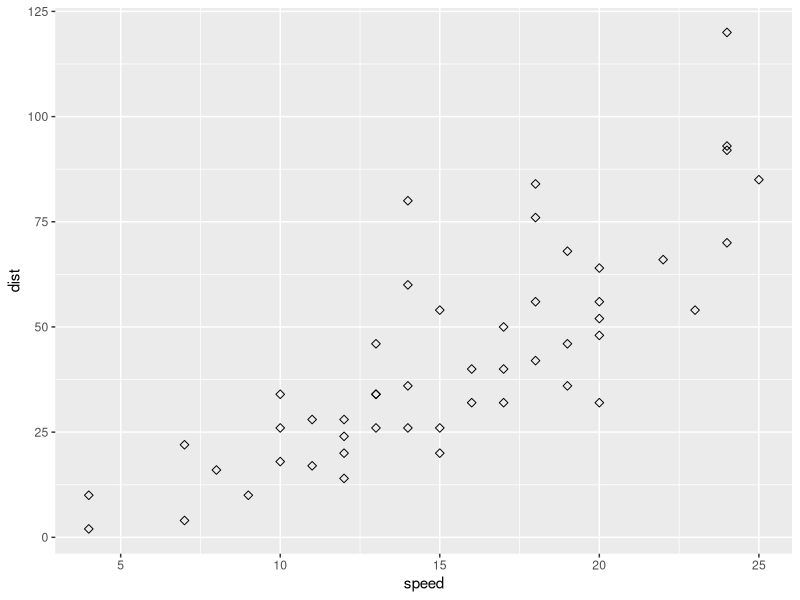
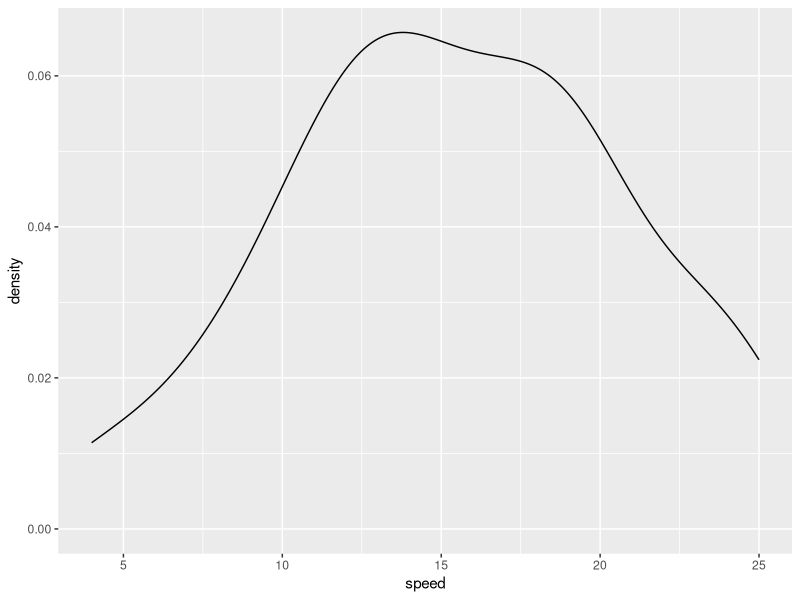
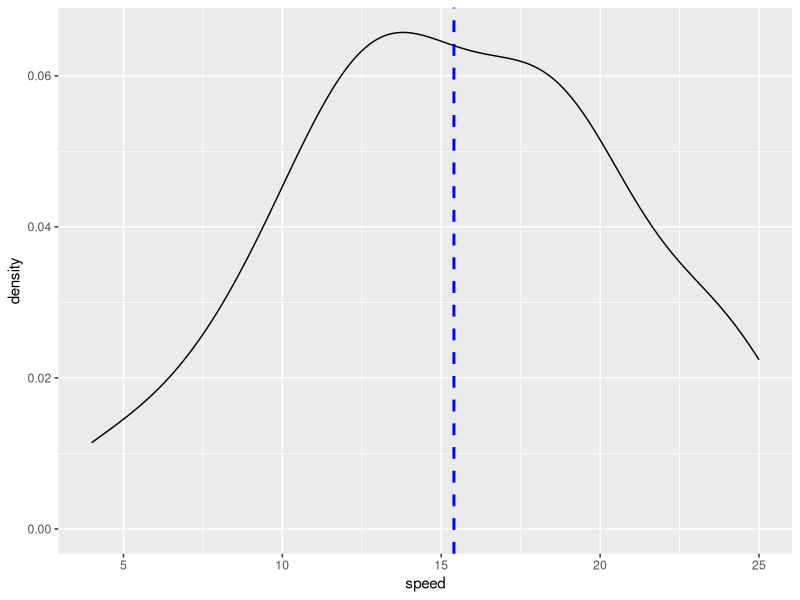
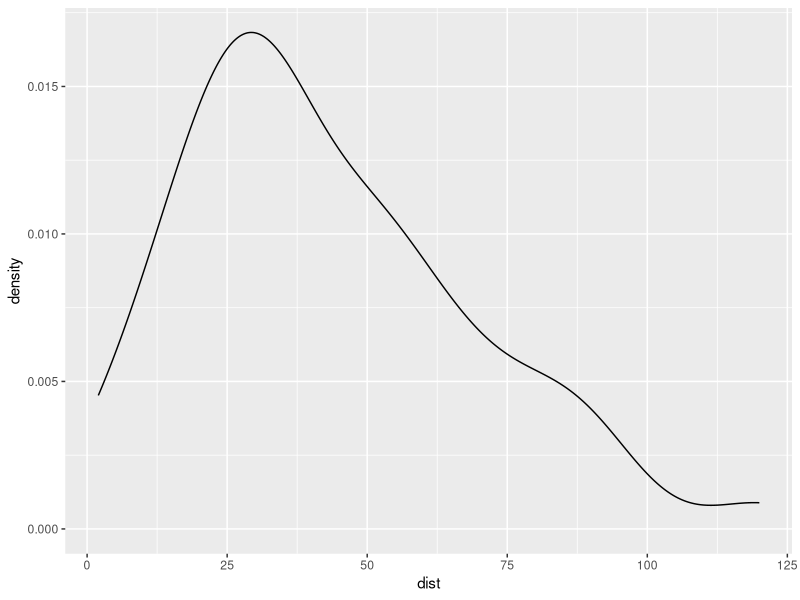
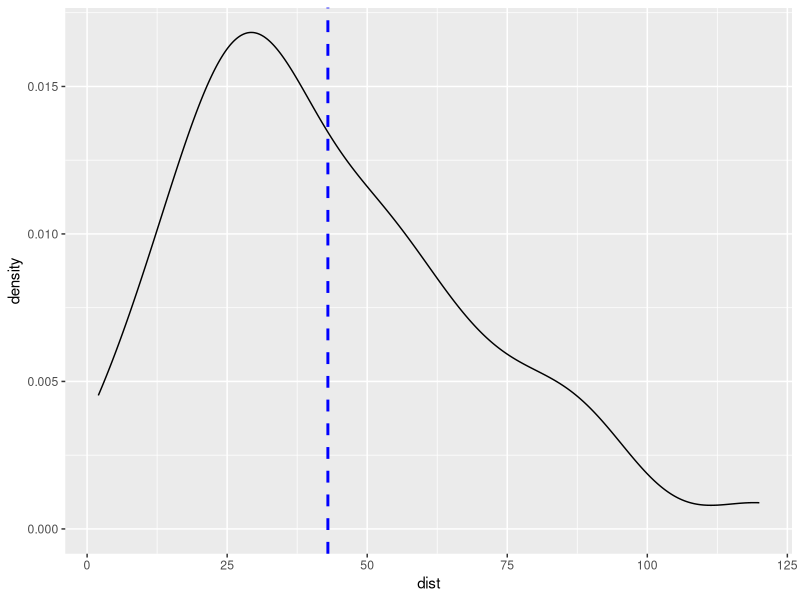
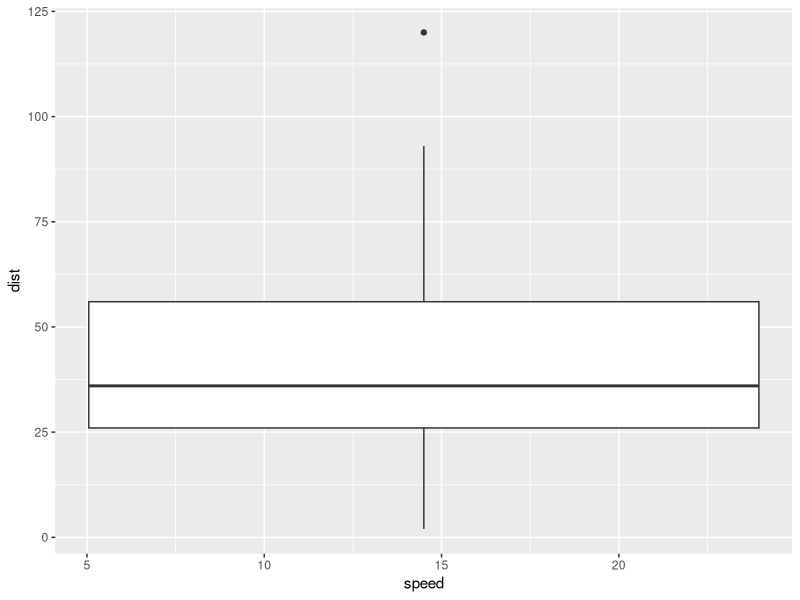

These figures' R source, in order:
library(tidyverse)
"In this exercise you will be working with the inbuilt cars dataset in R
work through the following questions and upload the script with your solutions 
to applied"

# As the cars dataset is already built in, to call it just type cars
cars


# 1) Explore the dataset: what are the columns called? What are the summary statistics for the data?
view(cars)
head(cars)
mean(cars)

summary(cars)


# For this exercise we are going to build a model that will predict distance traveled given the cars speed
# 2a) What is the relationship between speed and distance? Visualize this with a scatter plot
ggplot(cars, aes(x=speed, y=dist)) +
  geom_point(size=2, shape=23)


# 2b) What is the distribution of the two variables? Are they normally distributed?Plot a density plot to demonstrate this
# distplot for speed
p <- ggplot(cars, aes(x=speed)) + 
  geom_density()
p
# Add mean line
p+ geom_vline(aes(xintercept=mean(speed)),
              color="blue", linetype="dashed", size=1)

# distplot for dist
p <- ggplot(cars, aes(x=dist)) + 
  geom_density()
p
# Add mean line
p+ geom_vline(aes(xintercept=mean(dist)),
              color="blue", linetype="dashed", size=1)


# 2c) What about outliers? Plot boxplots to check for this
p <- ggplot(cars, aes(x=speed, y=dist)) + 
  geom_boxplot()
p


# 3) WHat is the correlation between the two variables? 
# Use cor(x,y) to calculate
cor(cars,cars)


# Now we have explored the data and established there is a relationship
# between the speed and distance, we can build a linear model using the
# syntax linearMod <-lm(y~x,data=data) where x is the independent variable,
# and y is the dependent variable 

# 4) Build a linear model predicting distance given the speed
linearMod <- lm(dist~speed,data=cars)

# 5a) Use print(linearMod) to view the coefficients
print(linearMod)

# 5b) Use summary(linearMod) to diagnose the model. Is it any good?
summary(linearMod)

# What good is a model if we can't use it for predicting? 

# 6) Use the code below to create a training set and testing set for the cars data

set.seed(100) #setting seed to reproduce results of random sampling
trainingRowIndex <- sample(1:nrow(cars), 0.8*nrow(cars)) #row indices for training
trainingData <- cars[trainingRowIndex,] #Create train set
testData <- cars[-trainingRowIndex,] #Create test set
testData

# 7a) Build a linear model using the training set

lmtrain <- lm(dist~speed,data=trainingData)

# 7b) Using preds <- predict(linearMod, testData) create predictions using the test set

preds <- predict(linearMod, testData)

# To evaluate our model we can calculate MSE 
# Run the code below to calculate the MSE for your model. 

mean((testData$dist - preds)^2)

# Part 2
# Now find a data set from your work and make a predictive model using linear regression. Write a new R script which shows
# your EDA (including visualisation) as well as a linear model with metrics
